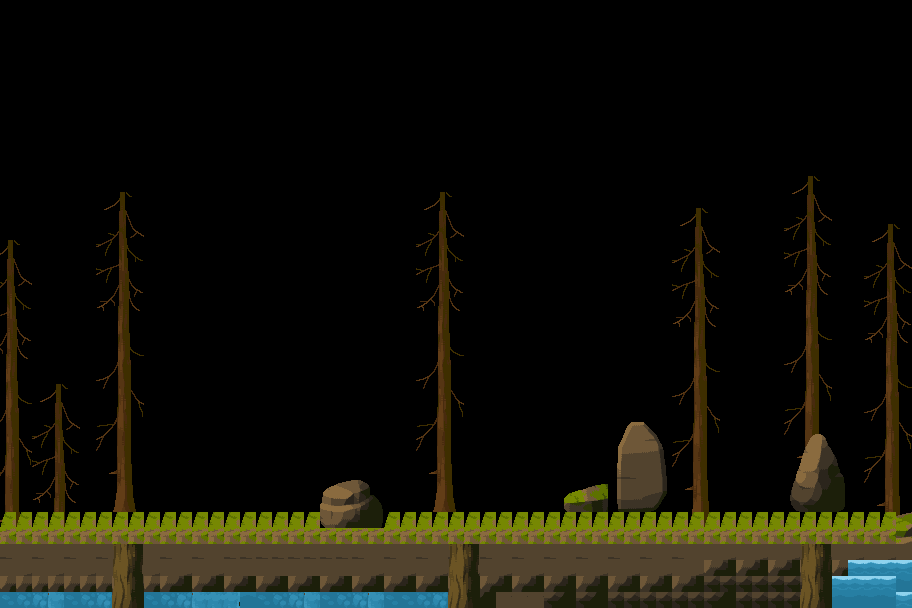

A level layout from a 2D game, rendered from its tile map. Below: a short description, then the map file with tile-grid data replaced by summaries:
An orthogonal 57x38 tile map with 16x16 px tiles, 3 tile layers (Greens, Platform, Hydro), 3 tilesets.

<map version="1.10" tiledversion="1.11.0" orientation="orthogonal" renderorder="right-down" width="57" height="38" tilewidth="16" tileheight="16" infinite="0" nextlayerid="4" nextobjectid="1">
 <tileset firstgid="1" source="Props-Rocks.tsx" />
 <tileset firstgid="379" source="Golden-Tree.tsx" />
 <tileset firstgid="6679" source="Tilies.tsx" />
 <layer id="2" name="Greens" width="57" height="38">
  <data>[2166 cells, 382 non-empty, 60 distinct tile ids]</data>
 </layer>
 <layer id="1" name="Platform" width="57" height="38">
  <data>[2166 cells, 400 non-empty, 68 distinct tile ids]</data>
 </layer>
 <layer id="3" name="Hydro" width="57" height="38">
  <data>[2166 cells, 72 non-empty, 25 distinct tile ids]</data>
 </layer>
</map>
